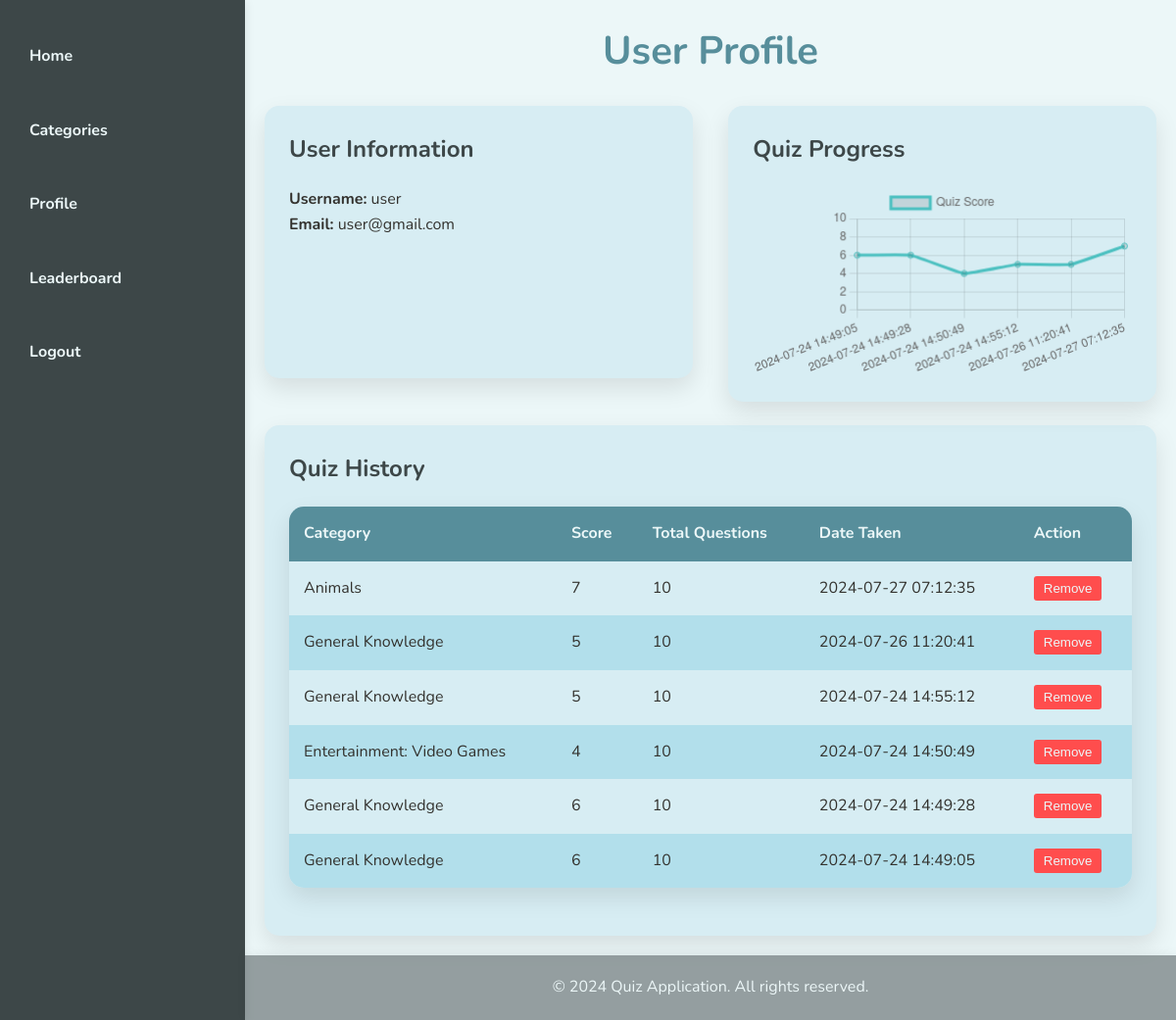
The app's page /profile.php (signed in) with its own data.
### tables this page shows
CREATE TABLE `users` (
  `id` int(11) NOT NULL,
  `username` varchar(50) NOT NULL,
  `email` varchar(100) NOT NULL,
  `password` varchar(255) NOT NULL,
  `created_at` timestamp NOT NULL DEFAULT current_timestamp()
);

CREATE TABLE `quiz_results` (
  `id` int(11) NOT NULL,
  `user_id` int(11) DEFAULT NULL,
  `category` varchar(100) NOT NULL,
  `score` int(11) NOT NULL,
  `total_questions` int(11) NOT NULL,
  `date_taken` timestamp NOT NULL DEFAULT current_timestamp()
);

### profile.php (called while the page is built, shortened)
<?php
require_once 'db.php';
$user_id = $_SESSION['user_id'];
$stmt = $pdo->prepare("SELECT username, email FROM users WHERE id = ?");
$stmt->execute([$user_id]);
$user = $stmt->fetch();
$stmt = $pdo->prepare("SELECT id, category, score, total_questions, date_taken FROM quiz_results WHERE user_id = ? ORDER BY date_taken DESC");
$stmt->execute([$user_id]);
$quiz_results = $stmt->fetchAll();
include 'templates/header.php';
include 'templates/profile.php';
include 'templates/footer.php';
?>

### templates/profile.php (the view, shortened to what this page needs)
<div class="container">
    <h1 class="page-title">User Profile</h1>
    <div class="profile-content">
        <div class="user-info">
            <h2>User Information</h2>
            <p><strong>Username:</strong> <?php echo html_entity_decode($user['username']); ?></p>
            <p><strong>Email:</strong> <?php echo html_entity_decode($user['email']); ?></p>
        </div>
        <div class="user-progress">
            <h2>Quiz Progress</h2>
            <canvas id="progressChart"></canvas>
        </div>
    </div>
    <div class="quiz-history">
        <h2>Quiz History</h2>
        <table>
            <thead>
                <tr>
                    <th>Category</th>
                    <th>Score</th>
                    <th>Total Questions</th>
                    <th>Date Taken</th>
                    <th>Action</th>
                </tr>
            </thead>
            <tbody>
                <?php foreach ($quiz_results as $result): ?>
                <tr>
                    <td><?php echo html_entity_decode($result['category']); ?></td>
                    <td><?php echo $result['score']; ?></td>
                    <td><?php echo $result['total_questions']; ?></td>
                    <td><?php echo $result['date_taken']; ?></td>
                    <td>
                        <form method="POST" action="delete_quiz.php" onsubmit="return confirm('Are you sure you want to delete this quiz?');">
                            <button type="submit" class="btn-remove">Remove</button>
                        </form>
                    </td>
                </tr>
                <?php endforeach; ?>
            </tbody>
        </table>
    </div>
</div>
<script>
    const ctx = document.getElementById('progressChart').getContext('2d');
    new Chart(ctx, {
        type: 'line',
        data: {
            labels: <?php echo json_encode(array_column(array_reverse($quiz_results), 'date_taken')); ?>,
            datasets: [{
                label: 'Quiz Score',
                data: <?php echo json_encode(array_column(array_reverse($quiz_results), 'score')); ?>,
                borderColor: 'rgb(75, 192, 192)',
                tension: 0.1
            }]
        },
        options: {
            responsive: true,
            scales: {
                y: {
                    beginAtZero: true,
                    max: 10
                }
            }
        }
    });
</script>

### templates/header.php (shortened to what this page needs)
<!DOCTYPE html>
<html lang="en">
<head>
    <link rel="stylesheet" href="css/styles.css">
</head>
<body>
    <header class="header">
        <nav class="nav">
            <ul class="nav-list">
                <li class="nav-item"><a href="index.php" class="nav-link">Home</a></li>
                <?php if (isset($_SESSION['user_id'])): ?>
                    <li class="nav-item"><a href="categories.php" class="nav-link">Categories</a></li>
                    <li class="nav-item"><a href="profile.php" class="nav-link">Profile</a></li>
                    <li class="nav-item"><a href="leaderboard.php" class="nav-link">Leaderboard</a>
                    <li class="nav-item"><a href="logout.php" class="nav-link">Logout</a></li>
                <?php else: ?>
                    <li class="nav-item"><a href="login.php" class="nav-link">Login</a></li>
                    <li class="nav-item"><a href="register.php" class="nav-link">Register</a></li>
                <?php endif; ?>
            </ul>
        </nav>
    </header>
    <main class="main-content">

### templates/footer.php (shortened to what this page needs)
<footer class="footer">
    <p>&copy; <?php echo date('Y'); ?> Quiz Application. All rights reserved.</p>
</footer>
</body>
</html>

### css/styles.css (style rules this page uses)
* { margin: 0; padding: 0; box-sizing: border-box; }
html, body { height: 100%; font-family: 'Nunito', sans-serif; line-height: 1.6; color: #33322e; background-color: #ecf7f8; }
.container { max-width: 1200px; margin-left: 250px; padding: 20px; }
h1, h2, h3, h4, h5, h6 { margin-bottom: 20px; color: #3d4748; }
.page-title { font-size: 2.5em; text-align: center; margin-bottom: 1.5rem; color: #578e9b; }
.header { background-color: #3d4748; color: #ecf7f8; padding: 20px; box-shadow: 0 2px 10px rgba(0,0,0,0.1); position: fixed; top: 0; left: 0; width: 250px; height: 100%; overflow-y: auto; }
.nav-list { list-style-type: none; padding: 0; margin: 0; display: flex; flex-direction: column; }
.nav-item { margin: 15px 0; }
.nav-link { color: #ecf7f8; text-decoration: none; font-weight: bold; transition: color 0.3s ease; position: relative; display: block; padding: 10px; }
.nav-link::after { content: ''; position: absolute; width: 0; height: 2px; bottom: 0; left: 0; background-color: #62bed9; transition: width 0.3s ease; }
.user-info { background-color: #d7edf3; padding: 25px; margin-bottom: 1.5rem; border-radius: 15px; box-shadow: 0 10px 25px rgba(0,0,0,0.1); }
.question, .form, .user-info, .question-result { animation: fadeIn 0.6s ease-out; }
table { width: 100%; border-collapse: separate; border-spacing: 0; margin-bottom: 1.5rem; background-color: #d7edf3; box-shadow: 0 10px 25px rgba(0,0,0,0.1); border-radius: 15px; overflow: hidden; }
th, td { padding: 15px; text-align: left; }
th { background-color: #578e9b; color: #ecf7f8; font-weight: bold; }
tr:nth-child(even) { background-color: #b2dfeb; }
.profile-content { display: flex; justify-content: space-between; margin-bottom: 1.5rem; }
.user-info, .user-progress { width: 48%; background-color: #d7edf3; padding: 25px; border-radius: 15px; box-shadow: 0 10px 25px rgba(0,0,0,0.1); }
.user-progress canvas { width: 100% !important; height: auto !important; }
.quiz-history { background-color: #d7edf3; padding: 25px; border-radius: 15px; box-shadow: 0 10px 25px rgba(0,0,0,0.1); }
.footer { background-color: #3d4748; opacity: 50%; color: #ecf7f8; padding: 20px; text-align: center; box-shadow: 0 -2px 10px rgba(0,0,0,0.1); margin-top: auto; margin-left: 250px; }
body { font-family: 'Nunito', sans-serif; line-height: 1.6; color: #33322e; background-color: #ecf7f8; }
a { text-decoration: none; color: #578e9b; }
.btn-remove { background-color: #ff4d4d; color: #ecf7f8; border: none; padding: 5px 10px; cursor: pointer; border-radius: 3px; }

### records on screen
users: username "user", email "user@gmail.com"
quiz_results: category "Animals", score "7", total_questions "10", date_taken "2024-07-27 07:12:35"
quiz_results: category "General Knowledge", score "5", total_questions "10", date_taken "2024-07-26 11:20:41"
quiz_results: category "General Knowledge", score "5", total_questions "10", date_taken "2024-07-24 14:55:12"
quiz_results: category "Entertainment: Video Games", score "4", total_questions "10", date_taken "2024-07-24 14:50:49"
quiz_results: category "General Knowledge", score "6", total_questions "10", date_taken "2024-07-24 14:49:28"
quiz_results: category "General Knowledge", score "6", total_questions "10", date_taken "2024-07-24 14:49:05"
